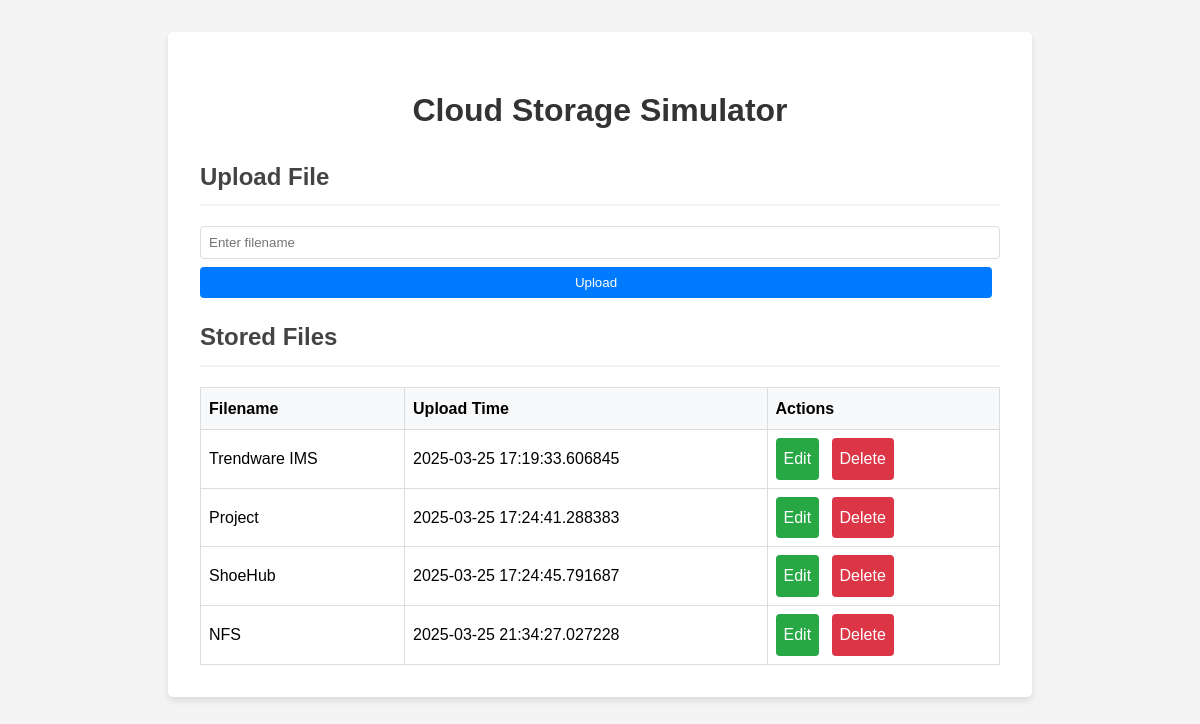
The page / on the database its author committed.
### tables this page shows
CREATE TABLE files (
                    filename TEXT PRIMARY KEY,
                    upload_time TEXT,
                    additional_info TEXT
                );

### fileUpload.py (the view, shortened to what this page needs)
@app.route('/', methods=['GET', 'POST'])
def index():
    files = db_manager.get_all_files()
    return render_template('index.html', files=files)

### database_setup.py (called while the page is built)
    def get_connection(self):
        return sqlite3.connect(self.db_path)

    def get_all_files(self):
        with self.get_connection() as conn:
            cursor = conn.cursor()
            cursor.execute('SELECT filename, upload_time FROM files')
            return dict(cursor.fetchall())

### templates/index.html (shortened to what this page needs)
<!DOCTYPE html>
<html lang="en">
<head>
    <link rel="stylesheet" href="{{ url_for('static', filename='file.css') }}">
</head>
<body>
    <div class="container">
        <h1>Cloud Storage Simulator</h1>
        <div class="upload-section">
            <h2>Upload File</h2>
            <form method="POST">
                <input type="text" name="filename" placeholder="Enter filename" required>
                <button type="submit">Upload</button>
            </form>
        </div>
        <div class="files-section">
            <h2>Stored Files</h2>
            {% if files %}
                <table>
                    <thead>
                        <tr>
                            <th>Filename</th>
                            <th>Upload Time</th>
                            <th>Actions</th>
                        </tr>
                    </thead>
                    <tbody>
                        {% for filename, details in files.items() %}
                        <tr>
                            <td>{{ filename }}</td>
                            <td>{{ details }}</td>
                            <td>
                                <a href="{{ url_for('edit_file', filename=filename) }}" class="btn edit-btn">Edit</a>
                                <a href="{{ url_for('delete_file', filename=filename) }}" class="btn delete-btn" onclick="return confirm('Are you sure you want to delete this file?')">Delete</a>
                            </td>
                        </tr>
                        {% endfor %}
                    </tbody>
                </table>
            {% else %}
                <p>No files uploaded yet.</p>
            {% endif %}
        </div>
    </div>
</body>
</html>

### static/file.css (style rules this page uses)
body { font-family: Arial, sans-serif; line-height: 1.6; margin: 0; padding: 0; background-color: #f4f4f4; }
.container { width: 80%; max-width: 800px; margin: 2rem auto; background-color: white; padding: 2rem; box-shadow: 0 4px 6px rgba(0, 0, 0, 0.1); border-radius: 5px; }
h1 { text-align: center; color: #333; }
h2 { border-bottom: 2px solid #f4f4f4; padding-bottom: 0.5rem; color: #444; }
form { display: flex; flex-direction: column; gap: 0.5rem; margin-bottom: 1rem; }
input, textarea, button { padding: 0.5rem; border: 1px solid #ddd; border-radius: 4px; }
button, .btn { display: inline-block; text-decoration: none; text-align: center; padding: 0.5rem; background-color: #007bff; color: white; border: none; border-radius: 4px; cursor: pointer; transition: background-color 0.3s; margin-right: 0.5rem; }
.edit-btn { background-color: #28a745; }
.delete-btn { background-color: #dc3545; }
table { width: 100%; border-collapse: collapse; margin-top: 1rem; }
table, th, td { border: 1px solid #ddd; }
th, td { padding: 0.5rem; text-align: left; }
th { background-color: #f8f9fa; }

### rows shown on the page
files: filename "Trendware IMS", upload_time "2025-03-25 17:19:33.606845"
files: filename "Project", upload_time "2025-03-25 17:24:41.288383"
files: filename "ShoeHub", upload_time "2025-03-25 17:24:45.791687"
files: filename "NFS", upload_time "2025-03-25 21:34:27.027228"
